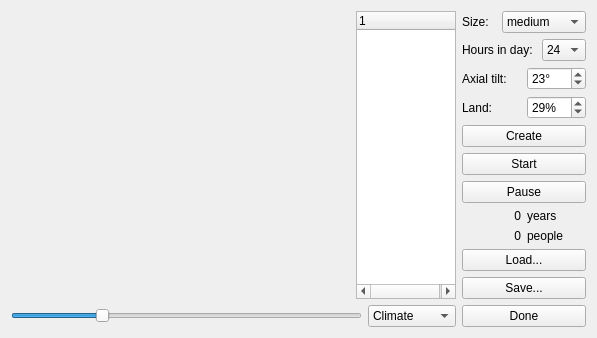
<?xml version="1.0" encoding="UTF-8"?>
<ui version="4.0">
 <class>Form</class>
 <widget class="QWidget" name="Form">
  <property name="geometry">
   <rect>
    <x>0</x>
    <y>0</y>
    <width>597</width>
    <height>336</height>
   </rect>
  </property>
  <property name="windowTitle">
   <string>Form</string>
  </property>
  <layout class="QHBoxLayout" name="horizontalLayout">
   <item>
    <layout class="QVBoxLayout" name="verticalLayout_2">
     <item>
      <layout class="QHBoxLayout" name="horizontalLayout_6">
       <property name="topMargin">
        <number>0</number>
       </property>
       <item>
        <widget class="QWidget" name="content" native="true">
         <property name="sizePolicy">
          <sizepolicy hsizetype="Expanding" vsizetype="MinimumExpanding">
           <horstretch>0</horstretch>
           <verstretch>0</verstretch>
          </sizepolicy>
         </property>
        </widget>
       </item>
       <item>
        <layout class="QVBoxLayout">
         <property name="leftMargin">
          <number>0</number>
         </property>
         <item>
          <widget class="QTreeWidget" name="details">
           <property name="sizePolicy">
            <sizepolicy hsizetype="Ignored" vsizetype="Expanding">
             <horstretch>0</horstretch>
             <verstretch>0</verstretch>
            </sizepolicy>
           </property>
           <property name="minimumSize">
            <size>
             <width>100</width>
             <height>0</height>
            </size>
           </property>
          </widget>
         </item>
        </layout>
       </item>
      </layout>
     </item>
     <item>
      <layout class="QHBoxLayout" name="horizontalLayout_3">
       <item>
        <widget class="QSlider" name="rotate">
         <property name="layoutDirection">
          <enum>Qt::LeftToRight</enum>
         </property>
         <property name="minimum">
          <number>-180</number>
         </property>
         <property name="maximum">
          <number>180</number>
         </property>
         <property name="pageStep">
          <number>45</number>
         </property>
         <property name="value">
          <number>-90</number>
         </property>
         <property name="orientation">
          <enum>Qt::Horizontal</enum>
         </property>
         <property name="invertedAppearance">
          <bool>false</bool>
         </property>
         <property name="invertedControls">
          <bool>false</bool>
         </property>
         <property name="tickPosition">
          <enum>QSlider::NoTicks</enum>
         </property>
        </widget>
       </item>
       <item>
        <widget class="QComboBox" name="aspect">
         <property name="currentIndex">
          <number>0</number>
         </property>
         <property name="sizeAdjustPolicy">
          <enum>QComboBox::AdjustToContents</enum>
         </property>
         <item>
          <property name="text">
           <string>Climate</string>
          </property>
         </item>
         <item>
          <property name="text">
           <string>Color</string>
          </property>
         </item>
         <item>
          <property name="text">
           <string>Population</string>
          </property>
         </item>
        </widget>
       </item>
      </layout>
     </item>
    </layout>
   </item>
   <item>
    <layout class="QVBoxLayout" name="verticalLayout">
     <property name="sizeConstraint">
      <enum>QLayout::SetFixedSize</enum>
     </property>
     <item>
      <layout class="QHBoxLayout">
       <item>
        <widget class="QLabel">
         <property name="text">
          <string>Size: </string>
         </property>
        </widget>
       </item>
       <item>
        <widget class="QComboBox" name="radius">
         <property name="sizePolicy">
          <sizepolicy hsizetype="Minimum" vsizetype="Fixed">
           <horstretch>0</horstretch>
           <verstretch>0</verstretch>
          </sizepolicy>
         </property>
         <property name="currentIndex">
          <number>2</number>
         </property>
         <item>
          <property name="text">
           <string>very small</string>
          </property>
         </item>
         <item>
          <property name="text">
           <string>small</string>
          </property>
         </item>
         <item>
          <property name="text">
           <string>medium</string>
          </property>
         </item>
         <item>
          <property name="text">
           <string>large</string>
          </property>
         </item>
         <item>
          <property name="text">
           <string>very large</string>
          </property>
         </item>
        </widget>
       </item>
      </layout>
     </item>
      <item>
      <layout class="QHBoxLayout">
       <item>
        <widget class="QLabel">
         <property name="text">
          <string>Hours in day: </string>
         </property>
        </widget>
       </item>
       <item>
        <widget class="QComboBox" name="spin">
         <property name="sizePolicy">
          <sizepolicy hsizetype="Minimum" vsizetype="Fixed">
           <horstretch>0</horstretch>
           <verstretch>0</verstretch>
          </sizepolicy>
         </property>
         <property name="currentIndex">
          <number>2</number>
         </property>
         <item>
          <property name="text">
           <string>8</string>
          </property>
         </item>
         <item>
          <property name="text">
           <string>12</string>
          </property>
         </item>
         <item>
          <property name="text">
           <string>24</string>
          </property>
         </item>
         <item>
          <property name="text">
           <string>48</string>
          </property>
         </item>
        </widget>
       </item>
      </layout>
     </item>
      <item>
      <layout class="QHBoxLayout">
       <item>
        <widget class="QLabel">
         <property name="text">
          <string>Axial tilt: </string>
         </property>
        </widget>
       </item>
       <item>
        <widget class="QSpinBox" name="tilt">
         <property name="suffix">
          <string>°</string>
         </property>
         <property name="minimum">
          <number>0</number>
         </property>
         <property name="maximum">
          <number>45</number>
         </property>
         <property name="singleStep">
          <number>1</number>
         </property>
         <property name="value">
          <number>23</number>
         </property>
        </widget>
       </item>
      </layout>
     </item>
     <item>
      <layout class="QHBoxLayout">
       <item>
        <widget class="QLabel">
         <property name="text">
          <string>Land: </string>
         </property>
        </widget>
       </item>
       <item>
        <widget class="QSpinBox" name="land">
         <property name="suffix">
          <string>%</string>
         </property>
         <property name="minimum">
          <number>1</number>
         </property>
         <property name="maximum">
          <number>50</number>
         </property>
         <property name="singleStep">
          <number>1</number>
         </property>
         <property name="value">
          <number>29</number>
         </property>
        </widget>
       </item>
      </layout>
     </item>
     <item>
      <widget class="QPushButton" name="create">
       <property name="text">
        <string>Create</string>
       </property>
      </widget>
     </item>
     <item>
      <widget class="QPushButton" name="start">
       <property name="text">
        <string>Start</string>
       </property>
      </widget>
     </item>
     <item>
      <widget class="QPushButton" name="pause">
       <property name="text">
        <string>Pause</string>
       </property>
      </widget>
     </item>
     <item>
      <layout class="QHBoxLayout" name="horizontalLayout_2">
       <item>
        <widget class="QLabel" name="years">
         <property name="text">
          <string>0</string>
         </property>
         <property name="alignment">
          <set>Qt::AlignRight|Qt::AlignTrailing|Qt::AlignVCenter</set>
         </property>
        </widget>
       </item>
       <item>
        <widget class="QLabel" name="label_2">
         <property name="text">
          <string>years</string>
         </property>
        </widget>
       </item>
      </layout>
     </item>
     <item>
      <layout class="QHBoxLayout" name="horizontalLayout_3">
       <item>
        <widget class="QLabel" name="population">
         <property name="text">
          <string>0</string>
         </property>
         <property name="alignment">
          <set>Qt::AlignRight|Qt::AlignTrailing|Qt::AlignVCenter</set>
         </property>
        </widget>
       </item>
       <item>
        <widget class="QLabel" name="label_3">
         <property name="text">
          <string>people</string>
         </property>
        </widget>
       </item>
      </layout>
     </item>
     <item>
      <widget class="QPushButton" name="load">
       <property name="text">
        <string>Load...</string>
       </property>
      </widget>
     </item>
     <item>
      <widget class="QPushButton" name="save">
       <property name="text">
        <string>Save...</string>
       </property>
      </widget>
     </item>
     <item>
      <widget class="QPushButton" name="done">
       <property name="text">
        <string>Done</string>
       </property>
      </widget>
     </item>
     <item>
      <spacer name="verticalSpacer">
       <property name="orientation">
        <enum>Qt::Vertical</enum>
       </property>
       <property name="sizeHint" stdset="0">
        <size>
         <width>20</width>
         <height>40</height>
        </size>
       </property>
      </spacer>
     </item>
    </layout>
   </item>
  </layout>
 </widget>
 <resources/>
 <connections/>
</ui>
